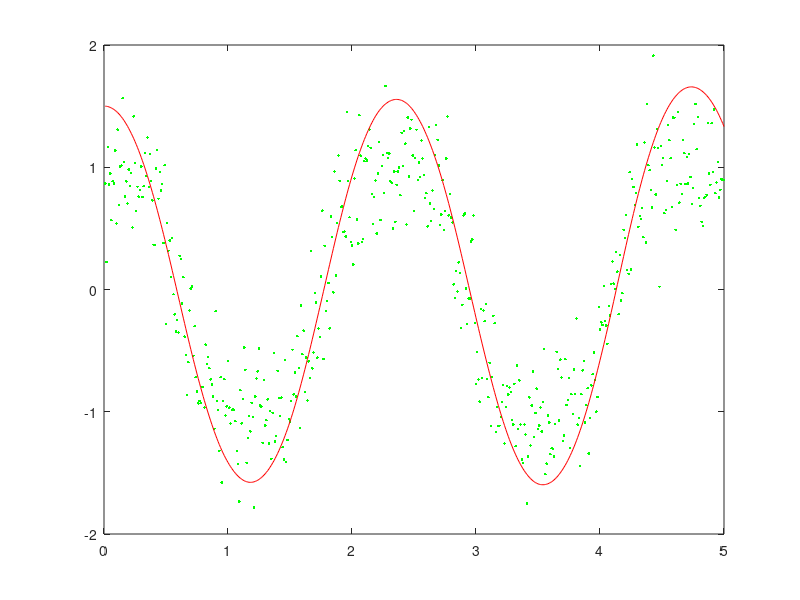

Write the MATLAB code that produced this figure. (Note: this script raises an error after producing the figure.)
%--- EKfPendulum.m ---%
% Extended Kalman Filter for noisy pendulum
%---------------------%
% Parameters
DT = 0.01;
g  = 9.81; L=1;
Q  = 0.01*[DT^3/3 DT^2/2; DT^2/2 DT];
R  = 0.1;
% Initialize
m0 = [1.8;0]; 
P0 = 0.1*eye(2);
Qsqrt = chol(Q,'lower');
steps = 500;
T = []; X = []; Y = [];
t = 0;
x = [1.5;0];
for k=1:steps
  x = [x(1)+x(2)*DT;
  x(2)-(g/L)*sin(x(1))*DT];
  w = Qsqrt * randn(2,1);
  x = x + w;
  y = sin(x(1)) + sqrt(R)*randn;
  t = t + DT;
  X = [X x];  Y = [Y y]; T = [T t];
end
% Plot the data
plot(T,Y,'g.',T,X(1,:),'r-');
pause
% EKF Filter
m = m0;
P = P0;
MM = zeros(size(m,1),length(Y));
PP = zeros(size(P,1),size(P,2),length(Y));
for k=1:length(Y)
  M  = [m(1)+m(2)*DT; m(2)-g*sin(m(1))*DT];
  Mx = [1 DT; -g*cos(m(1))*DT 1];
  m  = Mx;
  P  = Mx*P*Mx' + Q;

  h  = sin(m(1));
  Hx = [cos(m(1)) 0];
  S  = Hx*P*Hx' + R;
  K = P*Hx'/S;
  m = m + K*(Y(k) - h);
  P = P - K*S*K';

  MM(:,k) = m;
  PP(:,:,k) = P;
end
% Plot the filtering result
clf;
plot(T,X(1,:),'b',T,Y,'ro',T,MM(1,:),'g');
xlabel('Time t');
ylabel('Angle x_{1,k}') 